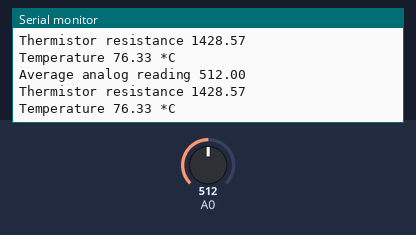
A sketch run on a simulated Arduino Uno, built for the host (arithmetic inside an expression is 32-bit, double 64-bit). Shown: the last lines printed to the serial monitor. Inputs (shaded band) come from the test bench; at power-on: A0 = 512.

Above: at 1.2 s.
1.3 s: A0 set to 716
At 2.6 s:
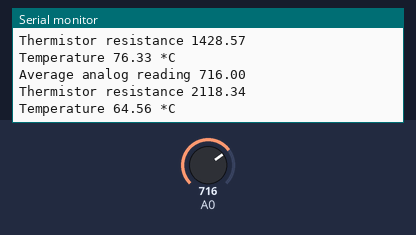
2.8 s: A0 set to 900
At 3.8 s:
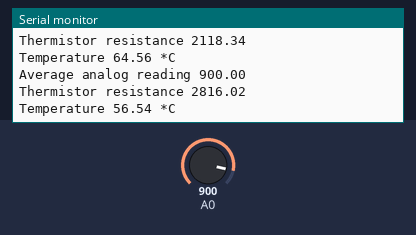
Timing chart, 0 to 5.8 s (numbered marks = the images above; inputs shaded):
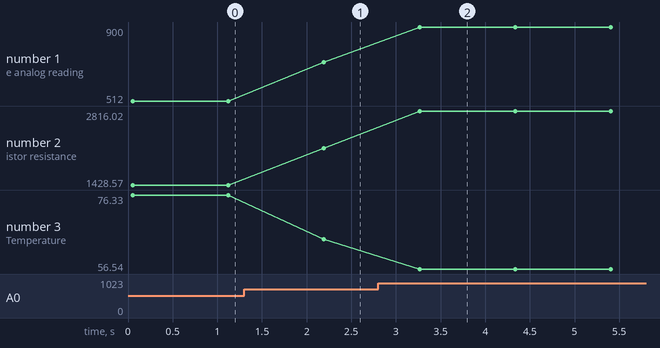

Measured:
- after the input at 1.3 s, the serial monitor: prints a new line after 0.89 s (image 1)
- after the input at 2.8 s, the serial monitor: prints a new line after 0.46 s (image 2)
- plotted number 1: 512 → 716 after the input at 1.3 s, 716 → 900 after the input at 2.8 s
- plotted number 2: 1428.57 → 2118.34 after the input at 1.3 s, 2118.34 → 2816.02 after the input at 2.8 s
- plotted number 3: 76.33 → 64.56 after the input at 1.3 s, 64.56 → 56.54 after the input at 2.8 s

The sketch:

THERMISTANCE.ino
```cpp
// PIN DE LECTURE
#define THERMISTORPIN PA0
// resistance
#define THERMISTORNOMINAL 10000
// temp. pour nominal resistance (souvent 25 C)
#define TEMPERATURENOMINAL 25

#define NUMSAMPLES 5
#define BCOEFFICIENT 3950
// la valeur pour l'autre resistance
#define SERIESRESISTOR 10000

int samples[NUMSAMPLES];

void setup(void) {
  Serial.begin(9600);
}

void loop(void) {
  uint8_t i;
  float average;

  // take N samples in a row, with a slight delay
  for (i=0; i< NUMSAMPLES; i++) {
   samples[i] = analogRead(THERMISTORPIN);
   delay(10);
  }

  // average all the samples out
  average = 0;
  for (i=0; i< NUMSAMPLES; i++) {
     average += samples[i];
  }
  average /= NUMSAMPLES;

  Serial.print("Average analog reading ");
  Serial.println(average);

  // convert the value to resistance
  average = 4096 / average - 1;
  average = SERIESRESISTOR / average;
  Serial.print("Thermistor resistance ");
  Serial.println(average);

  float temperature;
  temperature = average / THERMISTORNOMINAL;     // (R/Ro)
  temperature = log(temperature);                  // ln(R/Ro)
  temperature /= BCOEFFICIENT;                   // 1/B * ln(R/Ro)
  temperature += 1.0 / (TEMPERATURENOMINAL + 273.15); // + (1/To)
  temperature = 1.0 / temperature;                 // Invert
  temperature -= 273.15;                         // convert absolute temp to C

  Serial.print("Temperature ");
  Serial.print(temperature);
  Serial.println(" *C");

  delay(1000);
}
```
